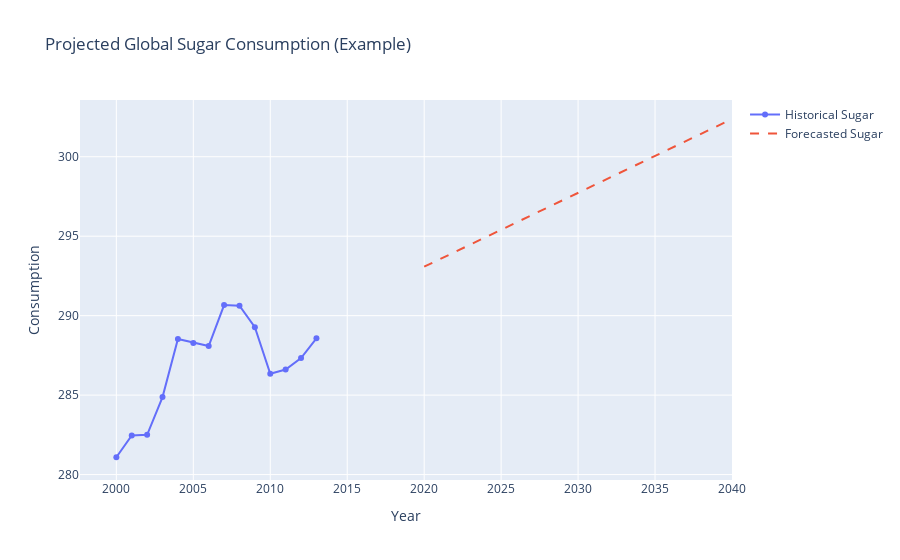

This figure's notebook cell:
### Markdown cell above
## 2. Step 1: Forecast Dietary Trends (2020-2040)
We will create a "Future Scenario" where current dietary trends continue linearly.
We will do this for the **Global Average** to get a general projection.

### Code cell
# Calculate Global Average per Year (Historical)
global_history = merged_df.groupby('Year')[nutrient_cols].mean().reset_index()

# Define Future Years
future_years = np.arange(2020, 2041).reshape(-1, 1)
# print(future_years)
future_df = pd.DataFrame({'Year': future_years.flatten()})
# print(future_df)

# Forecast each nutrient
print("Forecasting Diet Composition...")
for nutrient in nutrient_cols:
    # Train on history
    X_hist = global_history['Year'].values.reshape(-1, 1)
    y_hist = global_history[nutrient].values
    
    model = LinearRegression()
    model.fit(X_hist, y_hist)
    
    # Predict future
    future_df[nutrient] = model.predict(future_years)

# Visualize one forecasted nutrient as a sanity check
fig = go.Figure()
fig.add_trace(go.Scatter(x=global_history['Year'], y=global_history['sugar'], name='Historical Sugar'))
fig.add_trace(go.Scatter(x=future_df['Year'], y=future_df['sugar'], name='Forecasted Sugar', line=dict(dash='dash')))
fig.update_layout(title='Projected Global Sugar Consumption (Example)', xaxis_title='Year', yaxis_title='Consumption')
fig.show()

### Figure 1 — Plotly figure (JSON) as saved in the notebook; plotly's stock layout.template omitted (floating-point values rounded to 4 significant figures)
{"data": [{"name": "Historical Sugar", "type": "scatter", "x": [2000, 2001, 2002, 2003, 2004, 2005, 2006, 2007, 2008, 2009, 2010, 2011, 2012, 2013], "y": [281.1, 282.5, 282.5, 284.9, 288.5, 288.3, 288.1, 290.7, 290.6, 289.3, 286.3, 286.6, 287.3, 288.6]}, {"line": {"dash": "dash"}, "name": "Forecasted Sugar", "type": "scatter", "x": [2020, 2021, 2022, 2023, 2024, 2025, 2026, 2027, 2028, 2029, 2030, 2031, 2032, 2033, 2034, 2035, 2036, 2037, 2038, 2039, 2040], "y": [293.1, 293.5, 294.0, 294.5, 294.9, 295.4, 295.9, 296.3, 296.8, 297.3, 297.7, 298.2, 298.7, 299.1, 299.6, 300.1, 300.5, 301.0, 301.4, 301.9, 302.4]}], "layout": {"title": {"text": "Projected Global Sugar Consumption (Example)"}, "xaxis": {"title": {"text": "Year"}}, "yaxis": {"title": {"text": "Consumption"}}}}
